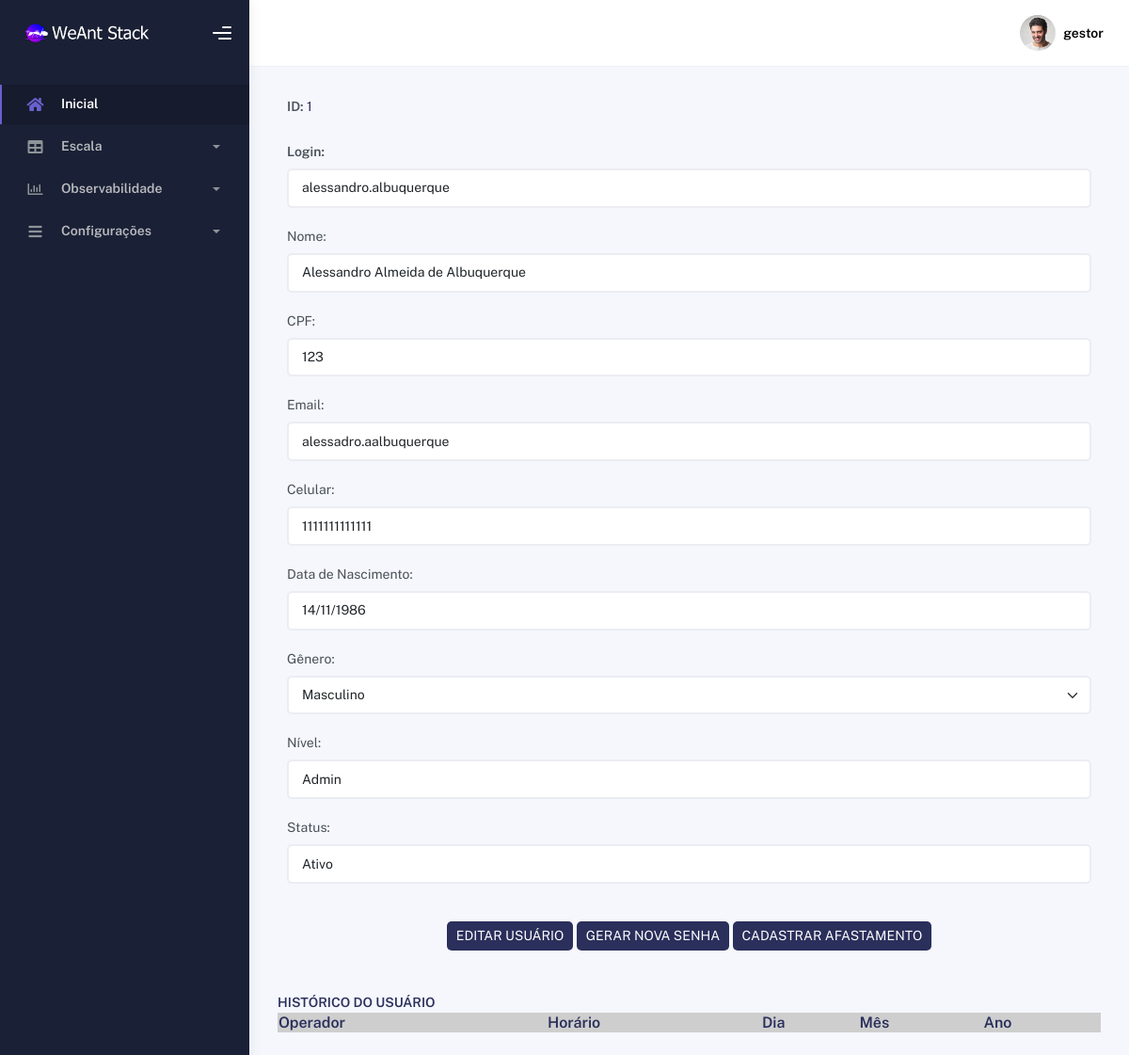
/editarusuario.php?id=1 (signed in), run on the app's committed database.
### tables this page shows
CREATE TABLE `usuario` (
  `id` int(11) NOT NULL,
  `login` varchar(60) NOT NULL,
  `senha` varchar(60) NOT NULL,
  `nome` varchar(60) NOT NULL,
  `cpf` varchar(60) NOT NULL,
  `nascimento` varchar(60) DEFAULT NULL,
  `genero` varchar(60) NOT NULL,
  `email` varchar(60) NOT NULL,
  `telefone` varchar(60) NOT NULL,
  `departamento` varchar(60) DEFAULT NULL,
  `cargo` varchar(60) DEFAULT NULL,
  `nivel` varchar(60) NOT NULL,
  `pnivel` varchar(60) NOT NULL,
  `ativo` varchar(60) NOT NULL,
  `pativo` varchar(60) NOT NULL,
  `gerasenha` varchar(60) NOT NULL,
  `horario` varchar(60) NOT NULL,
  `dia` varchar(60) NOT NULL,
  `semana` varchar(60) NOT NULL,
  `mes` varchar(60) NOT NULL,
  `ano` varchar(60) NOT NULL,
  `operador` varchar(60) NOT NULL
);

### sec/sec_verifica.php (called while the page is built, shortened)
<?php
include "config.php";
$sqlc = "SELECT * FROM usuario WHERE id=" . $_SESSION['UsuarioID'];
$query = $conn->query($sqlc);
$dados = $query->fetch_assoc();
$usuariologado = $dados['login'];
?>

### editarusuario.php (the view, shortened to what this page needs)
<?php
include "sec/config.php";
include "sec/sec_verifica.php";
?>
<html lang="br">
  <head>
    <link rel="stylesheet" href="assets/css/bootstrap.min.css" />
    <link rel="stylesheet" href="assets/css/plugins.min.css" />
    <link rel="stylesheet" href="assets/css/kaiadmin.min.css" />
    <link rel="stylesheet" href="assets/css/usuarios.css" />
    <link rel="stylesheet" href="assets/css/demo.css" />
  </head>
  <body>
    <div class="wrapper">
      <div class="sidebar" data-background-color="dark">
        <div class="sidebar-logo">
          <div class="logo-header" data-background-color="dark">
            <a class="logo">
              <img
                src="assets/img/kaiadmin/logo_light.png"
                alt="navbar brand"
                class="navbar-brand"
                height="20"
              />
            </a>
            <div class="nav-toggle">
              <button class="btn btn-toggle toggle-sidebar">
                <i class="gg-menu-right"></i>
              </button>
            </div>
          </div>
        </div>
        <div class="sidebar-wrapper scrollbar scrollbar-inner">
          <div class="sidebar-content">
            <ul class="nav nav-secondary">
              <li class="nav-item active">
                <a href="inicial.php">
                  <i class="fas fa-home"></i>
                  <p>Inicial</p>
                </a>
              </li>
              <li class="nav-item">
                <a data-bs-toggle="collapse" href="#escala">
                  <i class="fas fa-table"></i>
                  <p>Escala</p>
                  <span class="caret"></span>
                </a>
              </li>
              <li class="nav-item">
                <a data-bs-toggle="collapse" href="#observabilidade">
                  <i class="far fa-chart-bar"></i>
                  <p>Observabilidade</p>
                  <span class="caret"></span>
                </a>
              </li>
              <li class="nav-item">
                <a data-bs-toggle="collapse" href="#configuracoes">
                  <i class="fas fa-bars"></i>
                  <p>Configurações</p>
                  <span class="caret"></span>
                </a>
              </li>
            </ul>
          </div>
        </div>
      </div>
      <div class="main-panel">
        <div class="main-header">
          <nav class="navbar navbar-header navbar-header-transparent navbar-expand-lg border-bottom">
            <div class="container-fluid">
              <ul class="navbar-nav topbar-nav ms-md-auto align-items-center">
                <li class="nav-item topbar-user dropdown hidden-caret">
                  <a
                    class="dropdown-toggle profile-pic"
                    data-bs-toggle="dropdown"
                    href="#"
                    aria-expanded="false"
                  >
                    <div class="avatar-sm">
                      <img
                        src="assets/img/profile.jpg"
                        alt="..."
                        class="avatar-img rounded-circle"
                      />
                    </div>
                    <span class="profile-username">
                      <span class="fw-bold"><?php echo $usuariologado ?></span>
                    </span>
                  </a>
                </li>
              </ul>
            </div>
          </nav>
        </div>
        <div class="container">
          <div class="page-inner">
            <?php
              $id = $_GET['id'];
              $sqlc = "SELECT * FROM usuario WHERE id='$id'";
              $query = $conn->query($sqlc);
              $dados = $query->fetch_assoc();
              $login = $dados["login"];
              $nome = $dados["nome"];
              $cpf = $dados["cpf"];
              $telefone = $dados["telefone"];
              $nascimento = $dados["nascimento"];
              $genero = $dados["genero"];
              $email = $dados["email"];
              $nivelusuario = $dados["nivel"];
              $ativousuario = $dados["ativo"];
            ?>
            <form method="POST" action="sec/atualizarusuario.php?id=<?php echo $id;?>">
                <div class="form-group">
                    <label for="id"><b>ID:</b></label>
                    <?php echo $id;?>
                </div>
                <div class="form-group">
                    <label for="login"><b>Login:</b></label>
                    <input type="text" name="login" id="login" class="form-control" Value="<?php echo $login;?>"/>
                </div>
                <div class="form-group">
                    <label for="nome">Nome:</label>
                    <input type="text" name="nome" id="nome" class="form-control" Value="<?php echo $nome;?>"/>
                </div>
                <div class="form-group">
                    <label for="cpf">CPF:</label>
                    <input type="text" name="cpf" id="cpf" class="form-control" Value="<?php echo $cpf;?>"/>
                </div>
                <div class="form-group">
                    <label for="email">Email:</label>
                    <input type="text" name="email" id="email" class="form-control" Value="<?php echo $email;?>"/>
                </div>
                <div class="form-group">
                    <label for="telefone">Celular:</label>
                    <input type="text" name="telefone" id="telefone" class="form-control" placeholder="xx xxxxx-xxxx" Value="<?php echo $telefone;?>"/>
                </div>
                <div class="form-group">
                    <label for="nascimento">Data de Nascimento:</label>
                    <input type="text" name="nascimento" id="nascimento" class="form-control" Value="<?php echo $nascimento;?>"/>
                </div>
                <div class="form-group">
                    <label for="genero">Gênero:</label>
                    <select class="form-select form-control" id="defaultSelect" name="genero">
                    <option <?php if ( $genero == "Masculino" )
                            {
                            echo "selected";
                            }
                            else
                            {
                            echo "";
                            }
                            ?> value="Masculino">Masculino</option>
                    </select>
                </div>
                <div class="form-group">
                    <label for="nivelusuario">Nível:</label>
                    <select name="nivelusuario" id="nivelusuario" class="form-control">
                    <option <?php if ( $nivelusuario == "3" )
                            {
                            echo "selected";
                            }
                            else
                            {
                            echo "";
                            }
                            ?> value="3">Admin</option>
                    </select>
                </div>
                <div class="form-group">
                    <label for="ativousuario">Status:</label>
                    <select name="ativousuario" id="ativousuario" class="form-control">
                    <option <?php if ( $ativousuario == "1" )
                            {
                            echo "selected";
                            }
                            else
                            {
                            echo "";
                            }
                            ?> value="1">Ativo</option>
                    </select>
                </div>
                    <div class="form-group" align="center">
                    <button type="submit" class="botao" >EDITAR USUÁRIO</button>
                    <a href="sec/enviarsenhausuario.php?id=<?php echo $id;?>"><button class="botao">GERAR NOVA SENHA</button></a>
                    <a href="afastamentousuario.php?id=<?php echo $id;?>"><button class="botao">CADASTRAR AFASTAMENTO</button></a>
                    </div>
            </form>
	            <br />
              <b>HISTÓRICO DO USUÁRIO</b>
              <table width="100%" border="0">
                <tr bgcolor="#CECECE">
                  <td><b>Operador</b></td>
                  <td><b>Horário</b></td>
                  <td><b>Dia</b></td>
                  <td><b>Mês</b></td>
                  <td><b>Ano</b></td>
                </tr>
                <br />
              </table>
            </div>
          </div>
        </div>
        <footer class="footer">
          <div class="container-fluid d-flex justify-content-between">
            <div class="copyright">
            </div>
            <div>
              <a target="_blank" href="index.php">WeAnt</a>.
            </div>
          </div>
        </footer>
      </div>
  </body>
</html>

### assets/css/usuarios.css (style rules this page uses)
.botao { padding: 5px 10px; margin-top: 20px; border: none; background-color: #2a2f5b; color: #fff; border-radius: 5px; cursor: pointer; }

### data on the page
usuario: login "gestor"
usuario: login "alessandro.albuquerque", nome "Alessandro Almeida de Albuquerque", cpf "123", email "alessadro.aalbuquerque", telefone "1111111111111", nascimento "14/11/1986", genero "Masculino", nivelusuario "Admin", ativousuario "Ativo"

### other printed values
$id "1"
